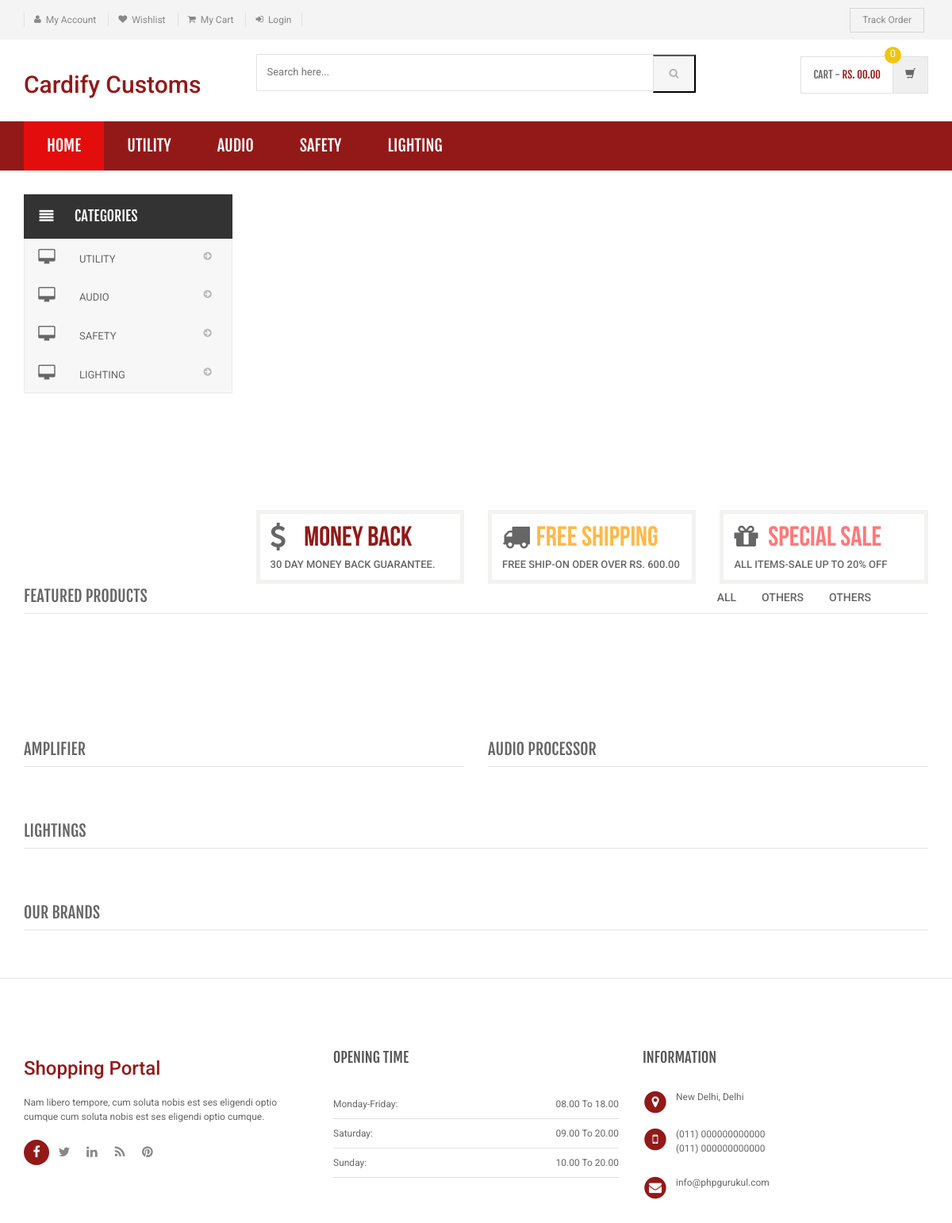
The page / on the database its author committed.
### tables this page shows
CREATE TABLE `category` (
  `id` int(11) NOT NULL,
  `categoryName` varchar(255) DEFAULT NULL,
  `categoryDescription` longtext DEFAULT NULL,
  `creationDate` timestamp NOT NULL DEFAULT current_timestamp(),
  `updationDate` varchar(255) DEFAULT NULL
);

### index.php (the view, shortened to what this page needs)
<?php
include('includes/config.php');
?>
<!DOCTYPE html>
<html lang="en">
	<head>
	    <link rel="stylesheet" href="assets/css/bootstrap.min.css">
	    <link rel="stylesheet" href="assets/css/main.css">
	    <link rel="stylesheet" href="assets/css/green.css">
	    <link rel="stylesheet" href="assets/css/owl.carousel.css">
		<link rel="stylesheet" href="assets/css/owl.transitions.css">
		<link href="assets/css/lightbox.css" rel="stylesheet">
		<link rel="stylesheet" href="assets/css/animate.min.css">
		<link rel="stylesheet" href="assets/css/rateit.css">
		<link rel="stylesheet" href="assets/css/bootstrap-select.min.css">
		<link rel="stylesheet" href="assets/css/config.css">
		<link href="assets/css/green.css" rel="alternate stylesheet" title="Green color">
		<link href="assets/css/blue.css" rel="alternate stylesheet" title="Blue color">
		<link href="assets/css/red.css" rel="alternate stylesheet" title="Red color">
		<link href="assets/css/orange.css" rel="alternate stylesheet" title="Orange color">
		<link href="assets/css/dark-green.css" rel="alternate stylesheet" title="Darkgreen color">
		<link rel="stylesheet" href="assets/css/font-awesome.min.css">
	</head>
    <body class="cnt-home">
<header class="header-style-1">
<?php include('includes/top-header.php');?>
<?php include('includes/main-header.php');?>
<?php include('includes/menu-bar.php');?>
</header>
<div class="body-content outer-top-xs" id="top-banner-and-menu">
	<div class="container">
		<div class="furniture-container homepage-container">
		<div class="row">
			<div class="col-xs-12 col-sm-12 col-md-3 sidebar">
	<?php include('includes/side-menu.php');?>
			</div>
			<div class="col-xs-12 col-sm-12 col-md-9 homebanner-holder">
<div id="hero" class="homepage-slider3">
</div>
<div class="info-boxes wow fadeInUp">
	<div class="info-boxes-inner">
		<div class="row">
			<div class="col-md-6 col-sm-4 col-lg-4">
				<div class="info-box">
					<div class="row">
						<div class="col-xs-2">
						     <i class="icon fa fa-dollar"></i>
						</div>
						<div class="col-xs-10">
							<h4 class="info-box-heading green">money back</h4>
						</div>
					</div>
					<h6 class="text">30 Day Money Back Guarantee.</h6>
				</div>
			</div>
			<div class="hidden-md col-sm-4 col-lg-4">
				<div class="info-box">
					<div class="row">
						<div class="col-xs-2">
							<i class="icon fa fa-truck"></i>
						</div>
						<div class="col-xs-10">
							<h4 class="info-box-heading orange">free shipping</h4>
						</div>
					</div>
					<h6 class="text">free ship-on oder over Rs. 600.00</h6>
				</div>
			</div>
			<div class="col-md-6 col-sm-4 col-lg-4">
				<div class="info-box">
					<div class="row">
						<div class="col-xs-2">
							<i class="icon fa fa-gift"></i>
						</div>
						<div class="col-xs-10">
							<h4 class="info-box-heading red">Special Sale</h4>
						</div>
					</div>
					<h6 class="text">All items-sale up to 20% off </h6>
				</div>
			</div>
		</div>
	</div>
</div>
			</div>
		</div>
		<div id="product-tabs-slider" class="scroll-tabs inner-bottom-vs  wow fadeInUp">
			<div class="more-info-tab clearfix">
			   <h3 class="new-product-title pull-left">Featured Products</h3>
				<ul class="nav nav-tabs nav-tab-line pull-right" id="new-products-1">
					<li class="active"><a href="#all" data-toggle="tab">All</a></li>
					<li><a href="#books" data-toggle="tab">others</a></li>
					<li><a href="#furniture" data-toggle="tab">others</a></li>
				</ul>
			</div>
		</div>
			<div class="sections prod-slider-small outer-top-small">
				<div class="row">
					<div class="col-md-6">
	                   <section class="section">
	                   	<h3 class="section-title">Amplifier</h3>
	                   </section>
					</div>
					<div class="col-md-6">
						<section class="section">
							<h3 class="section-title">audio processor</h3>
	                   </section>
					</div>
				</div>
			</div>
	<section class="section featured-product inner-xs wow fadeInUp">
		<h3 class="section-title">lightings</h3>
		</section>
<?php include('includes/brands-slider.php');?>
</div>
</div>
<?php include('includes/footer.php');?>
</body>
</html>

### includes/menu-bar.php (shortened to what this page needs)
<div class="header-nav animate-dropdown">
    <div class="container">
        <div class="yamm navbar navbar-default" role="navigation">
            <div class="nav-bg-class">
                <div class="navbar-collapse collapse" id="mc-horizontal-menu-collapse">
	<div class="nav-outer">
		<ul class="nav navbar-nav">
			<li class="active dropdown yamm-fw">
				<a href="index.php" data-hover="dropdown" class="dropdown-toggle">Home</a>
			</li>
              <?php $sql=mysqli_query($con,"select id,categoryName  from category limit 6");
while($row=mysqli_fetch_array($sql))
{
    ?>
			<li class="dropdown yamm">
				<a href="category.php?cid=<?php echo $row['id'];?>"> <?php echo $row['categoryName'];?></a>
			</li>
			<?php } ?>
		</ul>
		<div class="clearfix"></div>
	</div>
</div>
            </div>
        </div>
    </div>
</div>

### includes/side-menu.php
<div class="side-menu animate-dropdown outer-bottom-xs">
    <div class="head"><i class="icon fa fa-align-justify fa-fw"></i> Categories</div>
    <nav class="yamm megamenu-horizontal" role="navigation">
        <ul class="nav">
            <li class="dropdown menu-item">
              <?php $sql=mysqli_query($con,"select id,categoryName  from category");
while($row=mysqli_fetch_array($sql))
{
    ?>
                <a href="category.php?cid=<?php echo $row['id'];?>" class="dropdown-toggle"><i class="icon fa fa-desktop fa-fw"></i>
                <?php echo $row['categoryName'];?></a>
                <?php }?>
</li>
</ul>
    </nav>
</div>

### assets/css/green.css (style rules this page uses)
a { color: #931919; }
.header-style-1 .header-nav { background: #931919; }
.cnt-home .header-style-1 .header-nav .navbar .navbar-nav > li.active { background: #e30d0d; }
.info-box .info-box-heading.green { color: #931919; }

### assets/css/lightbox.css (style rules this page uses)
body:after { content: url(../images/close.png) url(../images/loading.gif) url(../images/prev.png) url(../images/next.png); display: none; }

### assets/css/blue.css (style rules this page uses)
a { color: #3498db; }
.header-style-1 .header-nav { background: #3498db; }
.cnt-home .header-style-1 .header-nav .navbar .navbar-nav > li.active { background: #1d6ca1; }
.info-box .info-box-heading.green { color: #3498db; }

### assets/css/red.css (style rules this page uses)
a { color: #ff6c6c; }
.header-style-1 .header-nav { background: #ff6c6c; }
.cnt-home .header-style-1 .header-nav .navbar .navbar-nav > li.active { background: #ff1a1a; }
.info-box .info-box-heading.green { color: #ff6c6c; }

### assets/css/orange.css (style rules this page uses)
a { color: #f39c12; }
.header-style-1 .header-nav { background: #f39c12; }
.cnt-home .header-style-1 .header-nav .navbar .navbar-nav > li.active { background: #ab6c09; }
.info-box .info-box-heading.green { color: #f39c12; }

### assets/css/dark-green.css (style rules this page uses)
a { color: #12cca7; }
.header-style-1 .header-nav { background: #12cca7; }
.cnt-home .header-style-1 .header-nav .navbar .navbar-nav > li.active { background: #0b816a; }
.info-box .info-box-heading.green { color: #12cca7; }

### rows shown on the page
category: categoryName "UTILITY"
category: categoryName "AUDIO"
category: categoryName "SAFETY"
category: categoryName "LIGHTING"
